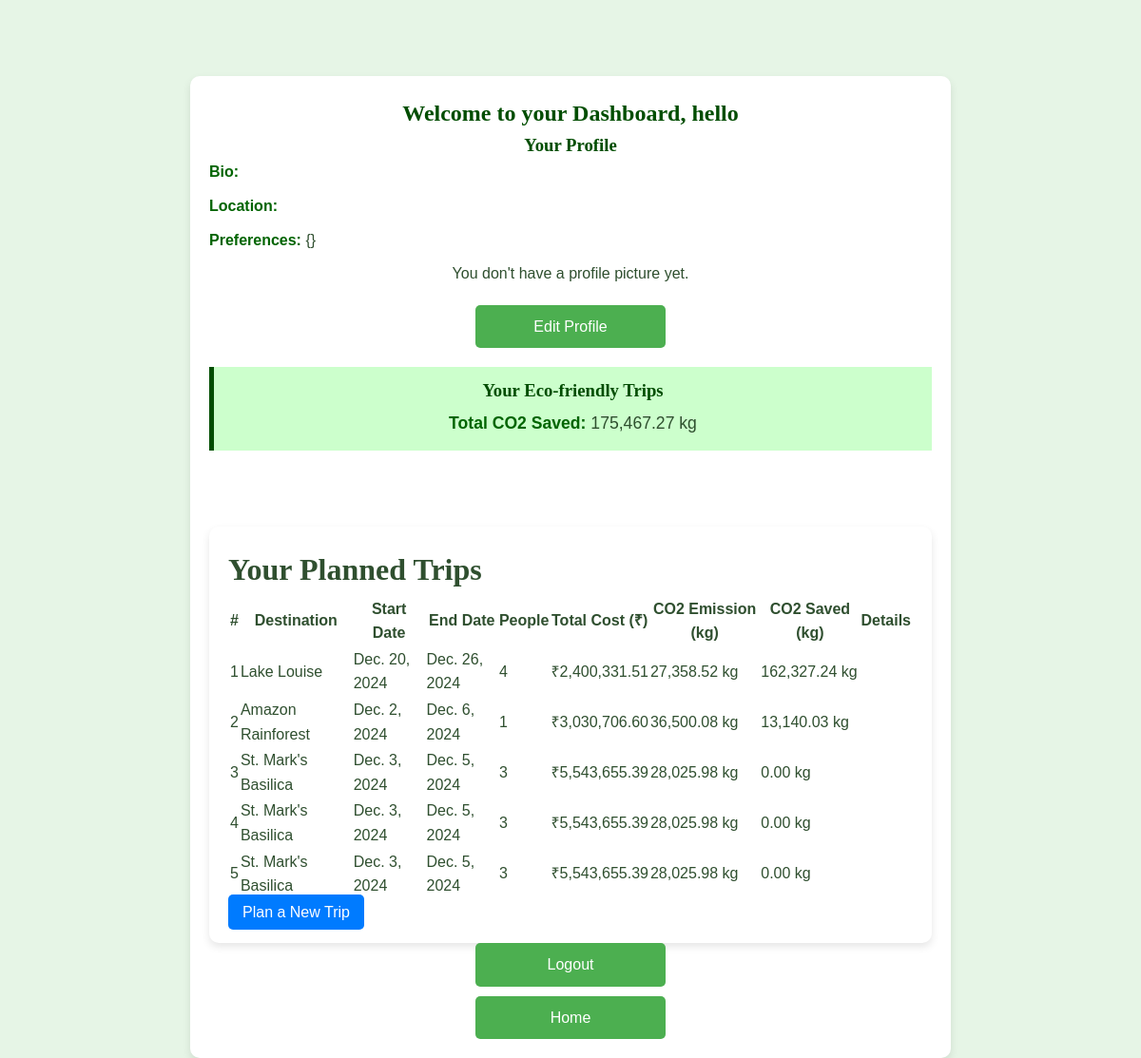
The page /dashboard/ (signed in) on the database its author committed.
### eco_travel_app/models.py (models this page shows, shortened)
class Profile(models.Model):
    user = models.OneToOneField(User, on_delete=models.CASCADE)
    bio = models.TextField(blank=True)
    location = models.CharField(max_length=100, blank=True)
    preferences = models.CharField(max_length=200)  # Store user preferences like favorite destinations, transport modes
    profile_pic = models.ImageField(upload_to='profile_pics/', blank=True)
    co2_saved = models.FloatField(default=0)  # Carbon footprint saved through eco-friendly travel
    date_joined = models.DateTimeField(auto_now_add=True)

class Trip(models.Model):
    user = models.ForeignKey(User, on_delete=models.CASCADE, related_name='trips')  # Use Django's User model
    destination = models.ForeignKey(Destination, on_delete=models.CASCADE, related_name='trips')
    accommodation = models.ForeignKey(Accommodation, on_delete=models.SET_NULL, null=True, blank=True)
    transportation = models.ForeignKey(Transportation, on_delete=models.SET_NULL, null=True, blank=True)
    start_date = models.DateField()
    end_date = models.DateField()
    total_cost = models.DecimalField(max_digits=10, decimal_places=2, default=0)
    co2 = models.FloatField(default=0)  # Calculated by comparing eco-friendly choices to alternatives
    co2_saved = models.FloatField(default=0, null=True)  # Calculated by comparing eco-friendly choices to alternatives
    people = models.IntegerField(default=1, null=False)  # Calculated by comparing eco-friendly choices to alternatives

class Destination(models.Model):
    name = models.CharField(max_length=200)
    country = models.CharField(max_length=100)
    city = models.CharField(max_length=100)
    description = models.TextField()
    image = models.ImageField(upload_to='static/', blank=True)  # Path corrected
    eco_rating = models.FloatField(default=0)  # User-assigned eco-friendliness rating
    best_season = models.CharField(max_length=100, blank=True)
    activities = models.TextField()  # Eco-friendly activities, e.g., hiking, cycling, etc.

### eco_travel_app/views.py (the view)
# urls.py: path('dashboard/', views.dashboard, name='dashboard'),  # for the dashboard
@login_required
def dashboard(request):
    trips = Trip.objects.filter(user=request.user).order_by('-co2_saved')
    profile, created = Profile.objects.get_or_create(user=request.user)
    return render(request, 'dashboard.html', {
        'trips': trips,
        'profile': profile,
    })

### eco_travel_app/templates/dashboard.html (shortened to what this page needs)
{% load static %}{% load humanize %}
<!DOCTYPE html>
<html lang="en">
  <head>
    <link rel="stylesheet" type="text/css" href="{% static 'style.css' %}" />
  </head>
  <body>
    <div class="container">
      <h2>Welcome to your Dashboard, {{ user.username }}</h2>
      <div class="profile-section">
        <h3>Your Profile</h3>
        <p><strong>Bio:</strong> {{ profile.bio }}</p>
        <p><strong>Location:</strong> {{ profile.location }}</p>
        <p><strong>Preferences:</strong> {{ profile.preferences }}</p>
        <div class="profile-pic">
          {% if profile.profile_pic %}
          <p><strong>Profile Picture:</strong></p>
          <img
            src="{{ profile.profile_pic.url }}"
            alt="Profile Picture"
            style="width: 100px; height: 100px"
          />
          {% else %}
          <p>You don't have a profile picture yet.</p>
          {% endif %}
        </div>
        <a href="{% url 'edit_profile' %}" class="edit-profile">Edit Profile</a>
      </div>
      <div class="eco-stats">
        <h3>Your Eco-friendly Trips</h3>
        <div class="paras" style="text-align: center">
          <p>
            <strong>Total CO2 Saved:</strong>
            {{ profile.co2_saved|floatformat:2|intcomma }} kg
          </p>
        </div>
      </div>
      <div class="container">
        <h1>Your Planned Trips</h1>
        {% if trips %}
        <table class="trips-table">
          <thead>
            <tr>
              <th>#</th>
              <th>Destination</th>
              <th>Start Date</th>
              <th>End Date</th>
              <th>People</th>
              <th>Total Cost (₹)</th>
              <th>CO2 Emission (kg)</th>
              <th>CO2 Saved (kg)</th>
              <th>Details</th>
            </tr>
          </thead>
          <tbody>
            {% for trip in trips %}
            <tr>
              <td>{{ forloop.counter }}</td>
              <td>{{ trip.destination.name }}</td>
              <td>{{ trip.start_date }}</td>
              <td>{{ trip.end_date }}</td>
              <td>{{ trip.people }}</td>
              <td>₹{{ trip.total_cost|floatformat:2|intcomma }}</td>
              <td>{{ trip.co2|floatformat:2|intcomma }} kg</td>
              <td>{{ trip.co2_saved|floatformat:2|intcomma }} kg</td>
              <td>
              </td>
            </tr>
            {% endfor %}
          </tbody>
        </table>
        {% else %}
        <p>You have not planned any trips yet.</p>
        {% endif %}
        <a href="{% url 'home' %}" class="btn">Plan a New Trip</a>
      </div>
      <a href="{% url 'logout' %}" class="logout">Logout</a>
      <a href="{% url 'home' %}" class="home" style="margin-top: 10px">Home</a>
    </div>
  </body>
</html>

### eco_travel_app/static/style.css (style rules this page uses)
body { font-family: Arial, sans-serif; background-color: #f0f0f0; }
h1, h2, h3 { font-family: 'Georgia', serif; }
a { text-decoration: none; color: #2e8b57; }
h2 { text-align: center; }
* { margin: 0; padding: 0; box-sizing: border-box; }
body { font-family: 'Arial', sans-serif; background-color: #f4f4f4; color: #333; line-height: 1.6; padding: 0 20px; }
.container { max-width: 1200px; margin: 0 auto; padding: 20px; background-color: #fff; box-shadow: 0 0 10px rgba(0, 0, 0, 0.1); }
button, .btn { background: #007BFF; color: #fff; border: none; padding: 10px 15px; cursor: pointer; font-size: 1em; border-radius: 5px; text-align: center; text-decoration: none; }
a { color: #007BFF; text-decoration: none; }

### eco_travel_app/templates/dashboard.html (style rules this page uses)
body { font-family: sans-serif; background-color: #e6f5e6; color: #2f4f2f; margin: 0; padding: 0; }
h2, h3 { color: #004d00; text-align: center; }
.container { max-width: 800px; margin: 0 auto; padding: 20px; background-color: #ffffff; box-shadow: 0px 4px 8px rgba(0, 0, 0, 0.1); border-radius: 10px; margin-top: 5rem; }
p { line-height: 1.6; margin-bottom: 10px; }
strong { color: #006400; }
.profile-pic { text-align: center; margin-bottom: 20px; }
.eco-stats { margin: 20px 0; padding: 10px; background-color: #ccffcc; border-left: 5px solid #004d00; }
.eco-stats p { margin: 5px 0; font-size: 1.1em; }
.edit-profile, .logout, .home { background-color: #4caf50; color: white; padding: 10px 20px; border-radius: 5px; text-decoration: none; display: block; width: 200px; text-align: center; margin: auto; }

### rows shown on the page
Profile: preferences "{}", co2_saved "175,467.27"
Trip: destination.name "Lake Louise", start_date "Dec. 20, 2024", end_date "Dec. 26, 2024", people "4", total_cost "2,400,331.51", co2 "27,358.52", co2_saved "162,327.24"
Trip: destination.name "Amazon Rainforest", start_date "Dec. 2, 2024", end_date "Dec. 6, 2024", people "1", total_cost "3,030,706.60", co2 "36,500.08", co2_saved "13,140.03"
Trip: destination.name "St. Mark's Basilica", start_date "Dec. 3, 2024", end_date "Dec. 5, 2024", people "3", total_cost "5,543,655.39", co2 "28,025.98", co2_saved "0.00"
Trip: destination.name "St. Mark's Basilica", start_date "Dec. 3, 2024", end_date "Dec. 5, 2024", people "3", total_cost "5,543,655.39", co2 "28,025.98", co2_saved "0.00"
Trip: destination.name "St. Mark's Basilica", start_date "Dec. 3, 2024", end_date "Dec. 5, 2024", people "3", total_cost "5,543,655.39", co2 "28,025.98", co2_saved "0.00"

### other values the page prints
{{ user.username }} "hello"
